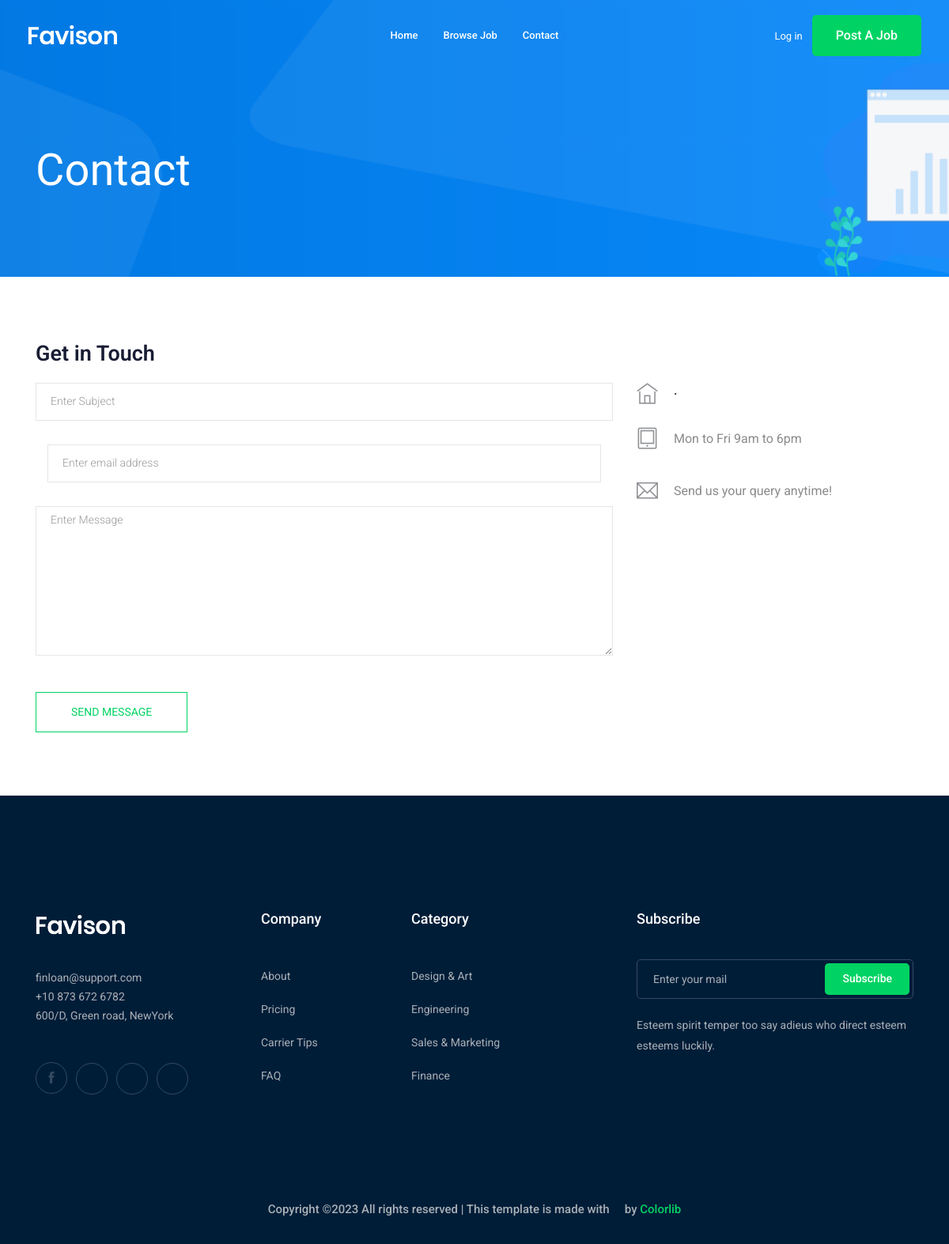
/contact-us/, run on an earlier commit of the app's database.
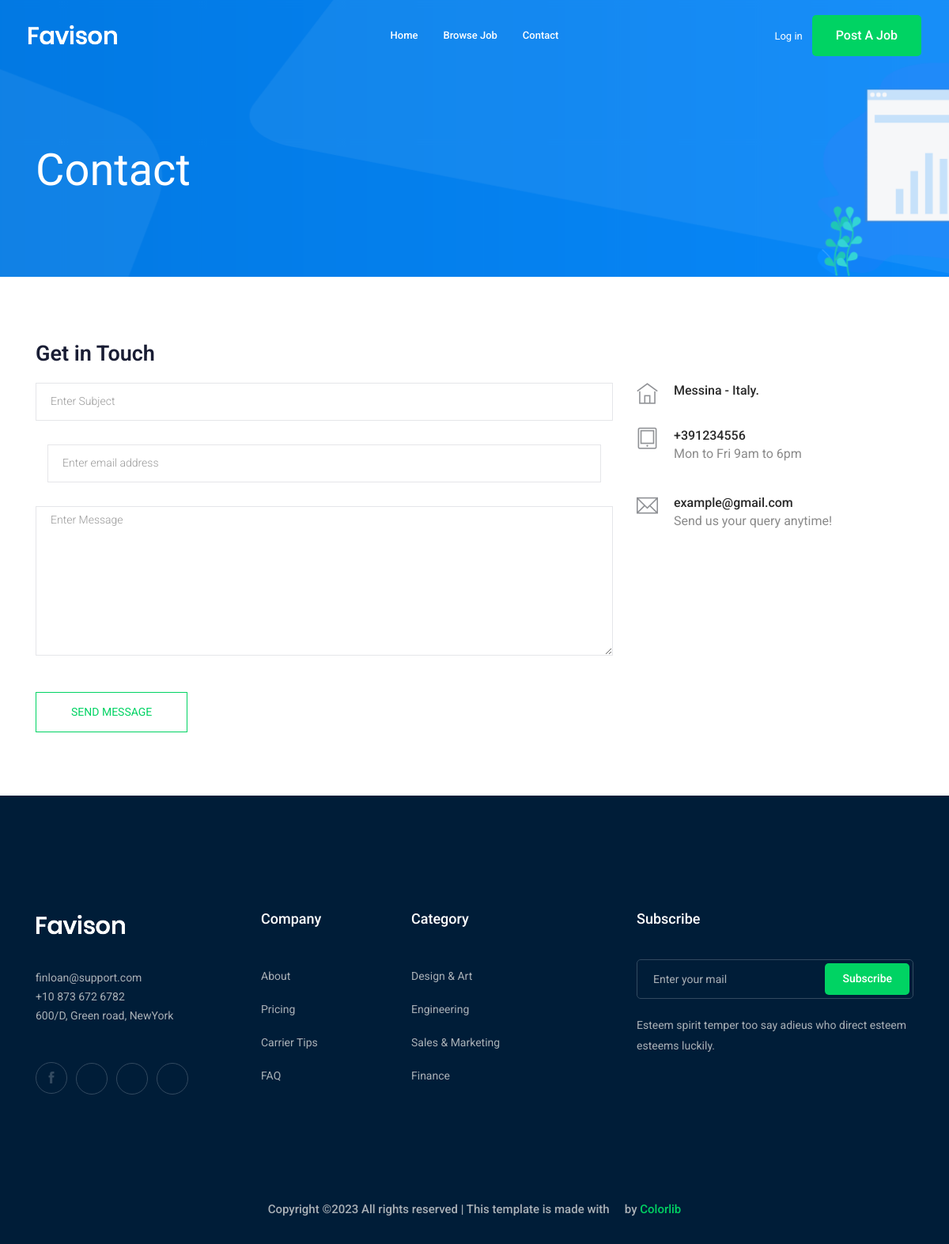
And on a later commit of the database.
### contact/models.py (models this page shows, shortened)
class Info(models.Model):
    place = models.CharField(max_length=50)
    phone_number = models.CharField(max_length=20)
    email = models.EmailField(max_length=20)

### contact/views.py (the view, shortened to what this page needs)
# urls.py: path('', views.send_message, name='contact'),
def send_message(request):
    myinfo = Info.objects.last()
    context = {
        'myinfo': myinfo,
    }
    return render(request, 'contact/contact.html', context)

### contact/templates/contact/contact.html (shortened to what this page needs)
{% extends 'base.html'%}
{%block body%}
    <div class="bradcam_area bradcam_bg_1">
        <div class="container">
            <div class="row">
                <div class="col-xl-12">
                    <div class="bradcam_text">
                        <h3>contact</h3>
                    </div>
                </div>
            </div>
        </div>
    </div>
  <section class="contact-section section_padding">
    <div class="container">
      <div class="row">
        <div class="col-12">
          <h2 class="contact-title">Get in Touch</h2>
        </div>
        <div class="col-lg-8">
          <form class="form-contact contact_form" action="#" method="post">
            <div class="row">
              <div class="col-12">
                <div class="form-group">
                    <input class="form-control" name="subject" id="subject" type="text" onfocus="this.placeholder = ''" onblur="this.placeholder = 'Enter Subject'" placeholder = 'Enter Subject'>
                </div>
              <div class="col-12">
                 <div class="form-group">
                      <input class="form-control" name="email" id="email" type="email" onfocus="this.placeholder = ''" onblur="this.placeholder = 'Enter email address'" placeholder = 'Enter email address'>
                 </div>
             </div>
              </div>
              <div class="col-12">
                <div class="form-group">
                    <textarea class="form-control w-100" name="message" id="message" cols="30" rows="9" onfocus="this.placeholder = ''" onblur="this.placeholder = 'Enter Message'" placeholder = 'Enter Message'></textarea>
                </div>
              </div>
            </div>
            <div class="form-group mt-3">
              <button type="submit" class="button button-contactForm btn_4 boxed-btn">Send Message</button>
            </div>
          </form>
        </div>
        <div class="col-lg-4">
          <div class="media contact-info">
            <span class="contact-info__icon"><i class="ti-home"></i></span>
            <div class="media-body">
              <h3>{{myinfo.place}}.</h3>
            </div>
          </div>
          <div class="media contact-info">
            <span class="contact-info__icon"><i class="ti-tablet"></i></span>
            <div class="media-body">
              <h3>{{myinfo.phone_number}}</h3>
              <p>Mon to Fri 9am to 6pm</p>
            </div>
          </div>
          <div class="media contact-info">
            <span class="contact-info__icon"><i class="ti-email"></i></span>
            <div class="media-body">
              <h3>{{myinfo.email}}</h3>
              <p>Send us your query anytime!</p>
            </div>
          </div>
        </div>
      </div>
    </div>
  </section>
  {%endblock body%}

What changed in the data, as far as the page shows it:
added Info: place "Messina - Italy", phone_number "+391234556", email "example@gmail.com"
